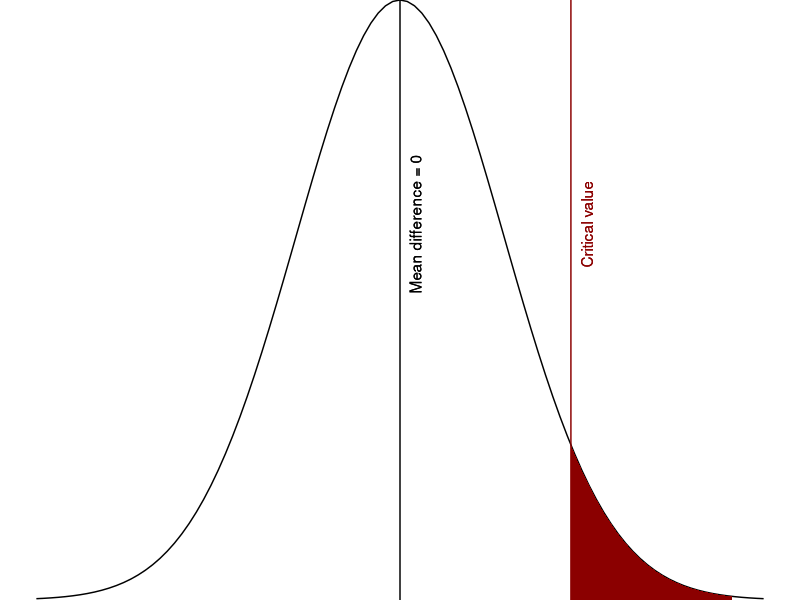

The R script that drew this image:
## ---- chunk 1
library(tidyverse)
library(viridis)

ggplot(data.frame(x = c(-3.3, 3.3)), aes(x = x)) +
  stat_function(fun = dnorm, args = list(mean = 0, sd = 1)) +
  stat_function(fun = dnorm, args = list(mean = 0, sd = 1),
                xlim = c(1.645, 3.2), geom = "area", fill = "darkred") +
  geom_vline(xintercept = 1.645, colour = "darkred") + 
  geom_text(aes(x = 1.8, y = .25, label = "Critical value"), 
            angle = 90, color = "darkred") +
  geom_vline(xintercept = 0, colour = "black") +
  geom_text(aes(x = .15, y = .25, label = "Mean difference = 0"),
            angle = 90, color = "black") + 
  # geom_text(aes(x = 8.8, y = .15, label = "Calculated-value = 8.44"), 
  #           angle = 90) +
  # geom_vline(xintercept = 8.44) + 
  theme_void() +
  scale_color_viridis(discrete = TRUE) +
  scale_y_continuous(expand = c(0,0)) +
  scale_x_continuous(limits = c(-3.5, 3.5)) + 
  ylab(element_blank()) +
  xlab(element_blank())
## ---- chunk 2
knitr::include_url("https://www.youtube.com/watch?v=v1GrXJmUkBw")
